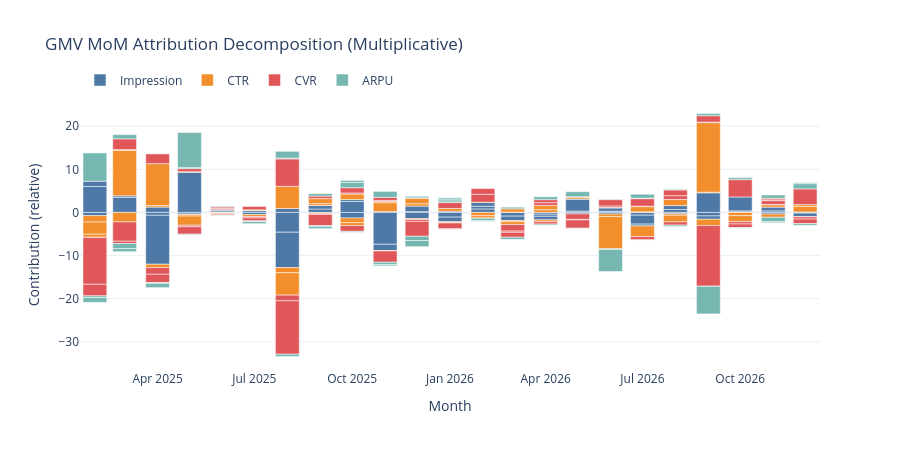

The code cell stored with this chart in its notebook:
### Code cell
# ── Visualization: Stacked attribution bar chart (platform) ─────
latest = decomp_platform.copy()
factors = ['contrib_impression', 'contrib_ctr', 'contrib_cvr', 'contrib_arpu']
factor_labels = {'contrib_impression': 'Impression', 'contrib_ctr': 'CTR',
                  'contrib_cvr': 'CVR', 'contrib_arpu': 'ARPU'}

fig2 = go.Figure()
colors = ['#4E79A7', '#F28E2B', '#E15759', '#76B7B2']
for f, c in zip(factors, colors):
    fig2.add_trace(go.Bar(
        name=factor_labels[f],
        x=latest['ym_str'],
        y=latest[f],
        marker_color=c
    ))

fig2.update_layout(
    barmode='relative',
    title='GMV MoM Attribution Decomposition (Multiplicative)',
    xaxis_title='Month',
    yaxis_title='Contribution (relative)',
    template='plotly_white',
    height=450,
    legend=dict(orientation='h', yanchor='bottom', y=1.02)
)
fig2.show()
